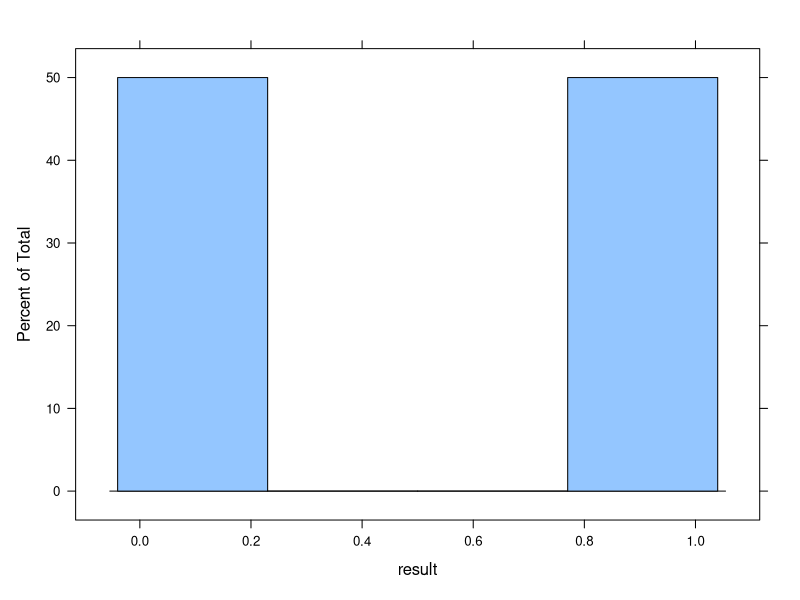
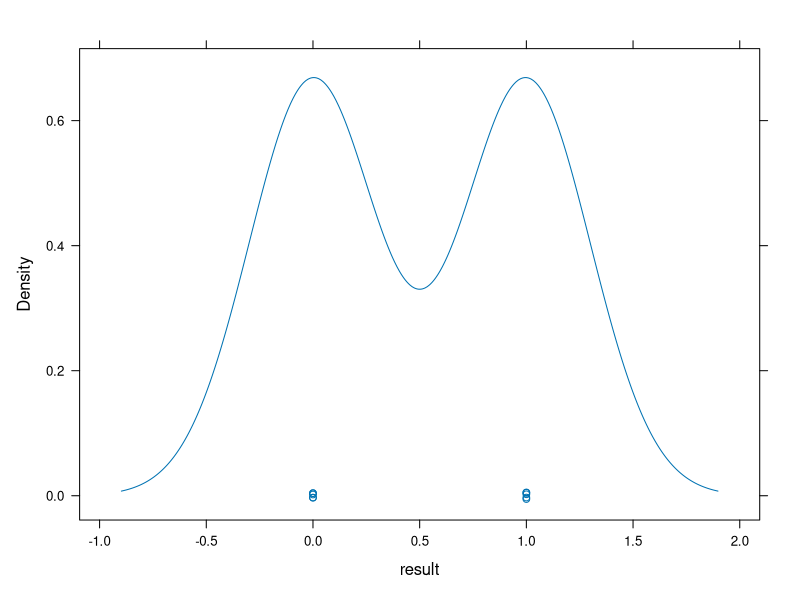

Here is the R script that generated these plots, in order:
#load lattice

library(lattice)



#check the sample
coin <- c(0,1)
result <- sample(coin,10, replace = TRUE)
#hist(result)
histogram(result)
densityplot(result)
